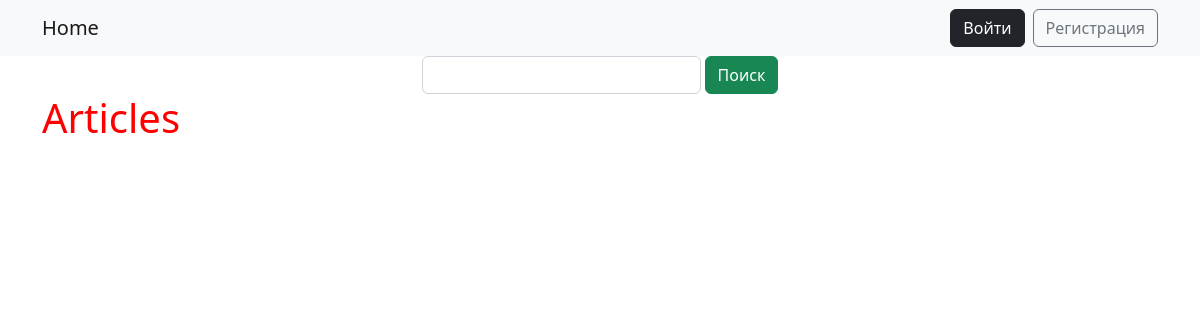
Before: / with the older database file.
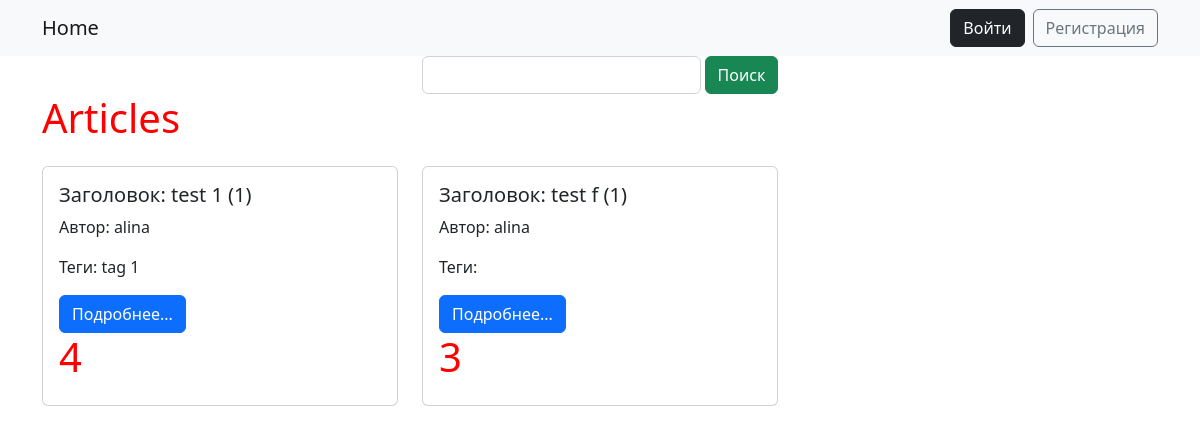
After: the same page with the newer database file.
### webapp/models.py (models this page shows, shortened)
class Article(models.Model):
    title = models.CharField(max_length=50, null=False, blank=False, verbose_name="Заголовок")
    content = models.TextField(max_length=3000, null=False, blank=False, verbose_name="Контент",
                               validators=(at_least_8,))
    author = models.ForeignKey(get_user_model(), on_delete=models.SET_DEFAULT, default=1, related_name='articles',
                               verbose_name="Автор")
    created_at = models.DateTimeField(auto_now_add=True, verbose_name="Время создания")
    updated_at = models.DateTimeField(auto_now=True, verbose_name="Время изменения")
    tags = models.ManyToManyField('webapp.Tag', related_name='articles', blank=True)
    like = models.ManyToManyField(get_user_model(), blank=True, related_name='likes')
    class Meta:
        permissions = [
            ('сan_have_piece_of_pizza', 'Может съесть кусочек пиццы'),
        ]
    def get_absolute_url(self):
        return reverse('webapp:article_view', kwargs={'pk': self.pk})
    def get_like_count(self):
        return self.like.count()
    def get_comments_count(self):
        return self.comments.count()

class Tag(models.Model):
    name = models.CharField(max_length=30, verbose_name='Тег')

### webapp/views/article_views.py (the view)
# urls.py: path('', IndexViews.as_view(), name='index'),
class IndexViews(ListView):
    template_name = 'article/index.html'
    context_object_name = 'articles'
    model = Article
    ordering = ('-created_at',)
    paginate_by = 3
    paginate_orphans = 2
    def get(self, request, *args, **kwargs):
        self.form = self.get_search_form()
        self.search_value = self.get_search_value()
        return super().get(request, *args, **kwargs)
    def get_search_form(self):
        return SimpleSearchForm(self.request.GET)
    def get_search_value(self):
        if self.form.is_valid():
            return self.form.cleaned_data['search']
    def get_queryset(self):
        queryset = super().get_queryset()
        if self.search_value:
            queryset = queryset.filter(Q(title__icontains=self.search_value) | Q(author__icontains=self.search_value))
        return queryset
    def get_context_data(self, *, object_list=None, **kwargs):
        context = super().get_context_data(object_list=object_list, **kwargs)
        context['form'] = self.form
        if self.search_value:
            context['query'] = urlencode({'search': self.search_value})
            context['search'] = self.search_value
        return context

### webapp/forms.py
class SimpleSearchForm(forms.Form):
    search = forms.CharField(max_length=50, required=False, label='Найти', widget=widgets.TextInput(attrs={'class': "form-control w-25"}))

### webapp/templates/article/index.html (shortened to what this page needs)
{% extends 'base.html' %}
{% block content %}
    {% include 'partial/simple_search.html' %}
    {% include 'partial/article_list_partial.html' %}
{% endblock %}

### webapp/templates/base.html (shortened to what this page needs)
{% load static %}
<!doctype html>
<html lang="en">
<head>
    <link href="https://cdn.jsdelivr.net/npm/bootstrap@5.2.2/dist/css/bootstrap.min.css" rel="stylesheet"
>
    <link rel="stylesheet" href="{% static "css/style.css" %}">
</head>
<body>
<nav class="navbar navbar-expand-lg bg-light">
    <div class="container">
        <a class="navbar-brand" href="{% url 'webapp:index' %}">Home</a>
        <div class="collapse navbar-collapse" id="navbarNav">
            {% if request.user.is_authenticated %}
                    <p class="ms-auto text-secondary d-inline-block my-0 py-auto" >Привет, <a href="{% url 'accounts:detail' request.user.pk %}">{{ request.user.username }}</a></p>
                    <a class="btn btn-dark ms-2" href="{% url 'accounts:logout' %}?next={{ request.get_full_path }}">Выйти</a>
            {% else %}
                    <a class="btn btn-dark ms-auto" href="{% url 'accounts:login' %}?next={% if request.GET.next  %}{{ request.GET.next }}{% else %}{{ request.get_full_path }}{% endif %}">Войти</a>
                    <a class="btn btn-outline-secondary ms-2" href="{% url 'accounts:create' %}?next={% if request.GET.next  %}{{ request.GET.next }}{% else %}{{ request.get_full_path }}{% endif %}">Регистрация</a>
            {% endif %}
        </div>
    </div>
</nav>
<div class="container">
    {% block content %}{% endblock %}
</div>
</body>
</html>

### webapp/templates/partial/simple_search.html (shortened to what this page needs)
<form action="" method="GET">
    <div class="d-flex justify-content-center">
        {{ form.search }}
        <input type="submit" class="btn btn-success ms-1" value="Поиск">
    </div>
</form>

### webapp/templates/partial/article_list_partial.html (shortened to what this page needs)
    <h1>Articles</h1>
    <div class="row">
        {% for article in articles %}
            <div class="col-4 my-3">
                <div class="card">
                    <div class="card-body">
                        <h5 class="card-title">Заголовок: {{ article.title }} ({{ article.get_comments_count }})</h5>
                        <p class="card-text">Автор: {{ article.author }}</p>
                        <p class="card-text">Теги: {% for tag in article.tags.all %}
                            {{ tag.name }} {% if  not forloop.last %},{% endif %}
                        {% endfor %}</p>
                        <a href="{{ article.get_absolute_url }}" class="btn btn-primary">Подробнее...</a>
                    <h1 id="counter">{{ article.get_like_count }}</h1>
                    </div>
                </div>
            </div>
        {% endfor %}
    </div>

### webapp/static/css/style.css (style rules this page uses)
h1 { color: red; }

Changed rows visible on the page:
added Article: title "test 1", get_comments_count "1", author "alina", get_like_count "4"
added Tag: name "tag 1"
added Article: title "test f", get_comments_count "1", author "alina", get_like_count "3"
